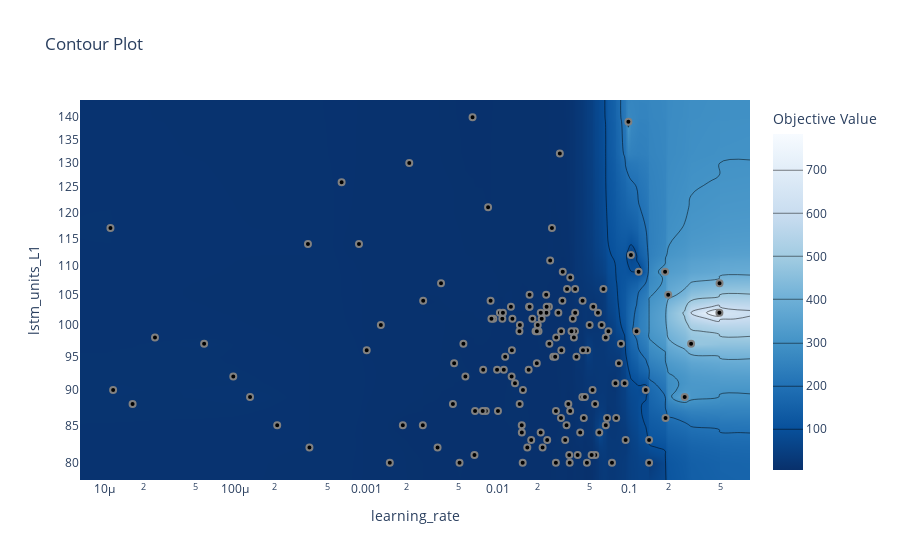

Notebook cell for this chart:
### Code cell
fig_3 = vis.plot_contour(study, ['lstm_units_L1', 'learning_rate'])
fig_3

### Figure 1 — Plotly figure (JSON) as saved in the notebook; plotly's stock layout.template omitted (floating-point values rounded to 4 significant figures; data arrays with more than 128 entries replaced by an {"elided": "..."} marker saying what was removed)
{"data": [{"colorbar": {"title": {"text": "Objective Value"}}, "colorscale": [[0, "rgb(247,251,255)"], [0.125, "rgb(222,235,247)"], [0.25, "rgb(198,219,239)"], [0.375, "rgb(158,202,225)"], [0.5, "rgb(107,174,214)"], [0.625, "rgb(66,146,198)"], [0.75, "rgb(33,113,181)"], [0.875, "rgb(8,81,156)"], [1, "rgb(8,48,107)"]], "connectgaps": true, "contours": {"coloring": "heatmap"}, "hoverinfo": "none", "line": {"smoothing": 1.3}, "reversescale": true, "type": "contour", "x": {"elided": "152 float values"}, "y": [77.79, 80, 81, 82, 83, 84, 85, 86, 87, 88, 89, 90, 91, 92, 93, 94, 95, 96, 97, 98, 99, 100, 101, 102, 103, 104, 105, 106, 107, 108, 109, 111, 112, 114, 117, 121, 126, 130, 132, 139, 140, 144.0], "z": {"elided": "42x152 float values"}}, {"marker": {"color": "black", "line": {"color": "Gray", "width": 2}}, "mode": "markers", "name": "Feasible Trial", "showlegend": false, "type": "scatter", "x": {"elided": "150 float values"}, "y": {"elided": "150 int values"}}, {"marker": {"color": "#cccccc", "line": {"color": "Gray", "width": 2}}, "mode": "markers", "name": "Infeasible Trial", "showlegend": false, "type": "scatter", "x": [], "y": []}], "layout": {"title": {"text": "Contour Plot"}, "xaxis": {"range": [-5.185, -0.07899], "title": {"text": "learning_rate"}, "type": "log"}, "yaxis": {"range": [1.891, 2.158], "title": {"text": "lstm_units_L1"}, "type": "log"}}}
